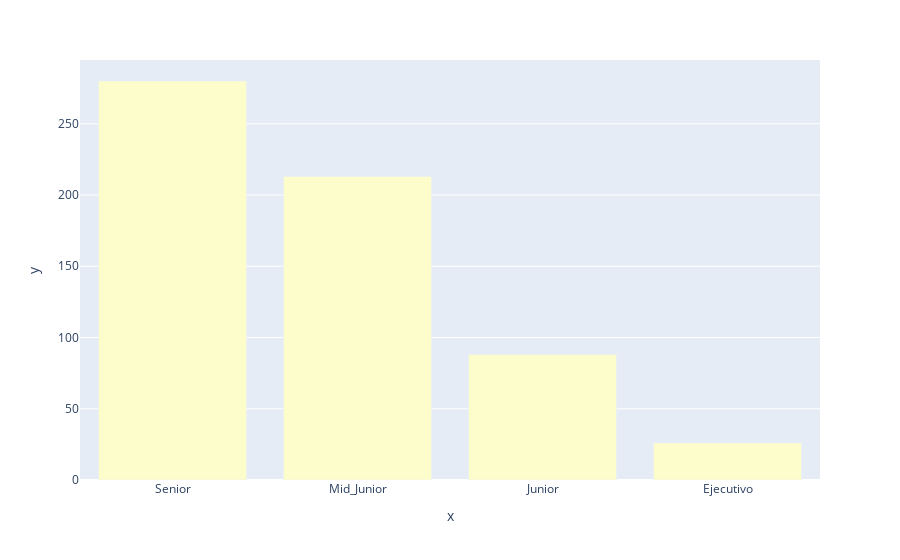

Notebook cell for this chart:
### Markdown cell above
### Nivel de Experiencia

### Code cell
experience_level = df_salary['Nivel_de_experiencia'].value_counts()
px.bar(y=experience_level.values, x=experience_level.index, color_discrete_sequence=px.colors.sequential.deep)

### Figure 1 — Plotly figure (JSON) as saved in the notebook; plotly's stock layout.template omitted (floating-point values rounded to 4 significant figures)
{"data": [{"alignmentgroup": "True", "hovertemplate": "x=%{x}<br>y=%{y}<extra></extra>", "legendgroup": "", "marker": {"color": "rgb(253, 253, 204)", "pattern": {"shape": ""}}, "name": "", "offsetgroup": "", "orientation": "v", "showlegend": false, "textposition": "auto", "type": "bar", "x": ["Senior", "Mid_Junior", "Junior", "Ejecutivo"], "xaxis": "x", "y": [280, 213, 88, 26], "yaxis": "y"}], "layout": {"barmode": "relative", "legend": {"tracegroupgap": 0}, "margin": {"t": 60}, "xaxis": {"anchor": "y", "domain": [0, 1], "title": {"text": "x"}}, "yaxis": {"anchor": "x", "domain": [0, 1], "title": {"text": "y"}}}}
